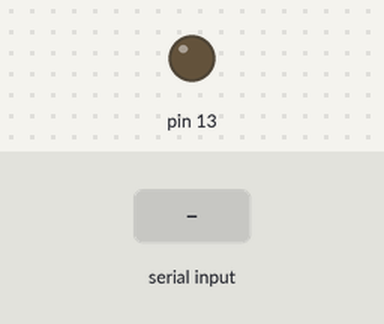
Bench run of a sketch on a simulated Arduino Uno, built with avr-gcc and run on an emulated ATmega328P. Shown: output pins drawn as LEDs (lit = HIGH). The test bench sets the inputs (shaded band). What the sketch prints to the serial monitor is not drawn.

Above: at 1.2 s.
1.3 s: "90,45\n" received over Serial
2.8 s: "5\n" received over Serial
Timing chart, 0 to 5.8 s (numbered marks = the images above; inputs shaded):
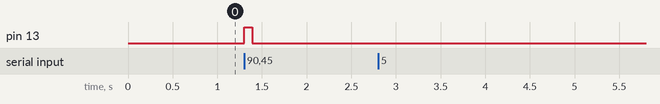

The sketch:

nano_test.ino
```cpp
void setup(){

  Serial.begin(115200);
  Serial.println("demo");

  pinMode(13, OUTPUT);

}

String val;
int num=0;

void loop(){

  if (Serial.available()>0){
    val=Serial.readStringUntil('\n');
    num=val.toInt();
    digitalWrite(13, HIGH);
    delay(num);
    digitalWrite(13, LOW);
    Serial.println(val);
  }
}
```

Measured:
- after the input at 1.3 s, pin 13: LOW → HIGH at once, → LOW 0.09 s later
